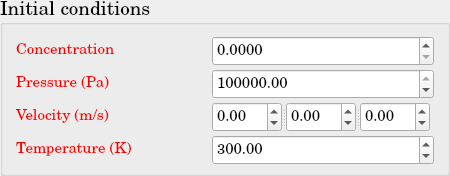
       <widget class="QGroupBox" name="DM_InitialCondition">
        <property name="minimumSize">
         <size>
          <width>450</width>
          <height>176</height>
         </size>
        </property>
        <property name="maximumSize">
         <size>
          <width>450</width>
          <height>176</height>
         </size>
        </property>
        <property name="font">
         <font>
          <family>Century Schoolbook L</family>
          <pointsize>14</pointsize>
          <weight>50</weight>
          <bold>false</bold>
         </font>
        </property>
        <property name="title">
         <string>Initial conditions</string>
        </property>
        <layout class="QGridLayout" name="gridLayout_67">
         <item row="0" column="0">
          <layout class="QGridLayout" name="gridLayout_66">
           <item row="0" column="0">
            <widget class="QLabel" name="DM_Concentration_IC">
             <property name="minimumSize">
              <size>
               <width>190</width>
               <height>30</height>
              </size>
             </property>
             <property name="maximumSize">
              <size>
               <width>190</width>
               <height>30</height>
              </size>
             </property>
             <property name="font">
              <font>
               <pointsize>11</pointsize>
              </font>
             </property>
             <property name="text">
              <string>&lt;html&gt;&lt;head/&gt;&lt;body&gt;&lt;p&gt;&lt;span style=&quot; color:#ff0000;&quot;&gt;Concentration&lt;/span&gt;&lt;/p&gt;&lt;/body&gt;&lt;/html&gt;</string>
             </property>
            </widget>
           </item>
           <item row="0" column="1">
            <widget class="QDoubleSpinBox" name="DM_Concentration_IC_doubleSpinBox">
             <property name="minimumSize">
              <size>
               <width>222</width>
               <height>30</height>
              </size>
             </property>
             <property name="maximumSize">
              <size>
               <width>222</width>
               <height>30</height>
              </size>
             </property>
             <property name="font">
              <font>
               <pointsize>11</pointsize>
              </font>
             </property>
             <property name="decimals">
              <number>4</number>
             </property>
             <property name="maximum">
              <double>1.000000000000000</double>
             </property>
             <property name="singleStep">
              <double>0.010000000000000</double>
             </property>
            </widget>
           </item>
           <item row="1" column="0">
            <widget class="QLabel" name="DM_Pressure_IC">
             <property name="minimumSize">
              <size>
               <width>190</width>
               <height>30</height>
              </size>
             </property>
             <property name="maximumSize">
              <size>
               <width>190</width>
               <height>30</height>
              </size>
             </property>
             <property name="font">
              <font>
               <pointsize>11</pointsize>
              </font>
             </property>
             <property name="text">
              <string>&lt;html&gt;&lt;head/&gt;&lt;body&gt;&lt;p&gt;&lt;span style=&quot; color:#ff0000;&quot;&gt;Pressure (Pa)&lt;/span&gt;&lt;/p&gt;&lt;/body&gt;&lt;/html&gt;</string>
             </property>
            </widget>
           </item>
           <item row="1" column="1">
            <widget class="QDoubleSpinBox" name="DM_Pressure_IC_doubleSpinBox">
             <property name="minimumSize">
              <size>
               <width>222</width>
               <height>30</height>
              </size>
             </property>
             <property name="maximumSize">
              <size>
               <width>222</width>
               <height>30</height>
              </size>
             </property>
             <property name="font">
              <font>
               <pointsize>11</pointsize>
              </font>
             </property>
             <property name="minimum">
              <double>1.000000000000000</double>
             </property>
             <property name="maximum">
              <double>1000000000.000000000000000</double>
             </property>
             <property name="value">
              <double>100000.000000000000000</double>
             </property>
            </widget>
           </item>
           <item row="2" column="0">
            <widget class="QLabel" name="DM_Velocity_IC">
             <property name="minimumSize">
              <size>
               <width>190</width>
               <height>30</height>
              </size>
             </property>
             <property name="maximumSize">
              <size>
               <width>190</width>
               <height>30</height>
              </size>
             </property>
             <property name="font">
              <font>
               <pointsize>11</pointsize>
              </font>
             </property>
             <property name="text">
              <string>&lt;html&gt;&lt;head/&gt;&lt;body&gt;&lt;p&gt;&lt;span style=&quot; color:#ff0000;&quot;&gt;Velocity (m/s)&lt;/span&gt;&lt;/p&gt;&lt;/body&gt;&lt;/html&gt;</string>
             </property>
            </widget>
           </item>
           <item row="2" column="1">
            <widget class="QSplitter" name="splitter_7">
             <property name="minimumSize">
              <size>
               <width>222</width>
               <height>30</height>
              </size>
             </property>
             <property name="orientation">
              <enum>Qt::Horizontal</enum>
             </property>
             <widget class="QDoubleSpinBox" name="DM_Velocity_1d_IC_doubleSpinBox">
              <property name="minimumSize">
               <size>
                <width>70</width>
                <height>30</height>
               </size>
              </property>
              <property name="maximumSize">
               <size>
                <width>70</width>
                <height>30</height>
               </size>
              </property>
              <property name="font">
               <font>
                <pointsize>11</pointsize>
               </font>
              </property>
              <property name="minimum">
               <double>-1000000000.000000000000000</double>
              </property>
              <property name="maximum">
               <double>1000000000.000000000000000</double>
              </property>
             </widget>
             <widget class="QDoubleSpinBox" name="DM_Velocity_2d_IC_doubleSpinBox">
              <property name="minimumSize">
               <size>
                <width>70</width>
                <height>30</height>
               </size>
              </property>
              <property name="maximumSize">
               <size>
                <width>70</width>
                <height>30</height>
               </size>
              </property>
              <property name="font">
               <font>
                <pointsize>11</pointsize>
               </font>
              </property>
              <property name="minimum">
               <double>-1000000000.000000000000000</double>
              </property>
              <property name="maximum">
               <double>1000000000.000000000000000</double>
              </property>
             </widget>
             <widget class="QDoubleSpinBox" name="DM_Velocity_3d_IC_doubleSpinBox">
              <property name="minimumSize">
               <size>
                <width>70</width>
                <height>30</height>
               </size>
              </property>
              <property name="maximumSize">
               <size>
                <width>70</width>
                <height>30</height>
               </size>
              </property>
              <property name="font">
               <font>
                <pointsize>11</pointsize>
               </font>
              </property>
              <property name="minimum">
               <double>-1000000000.000000000000000</double>
              </property>
              <property name="maximum">
               <double>1000000000.000000000000000</double>
              </property>
             </widget>
            </widget>
           </item>
           <item row="3" column="0">
            <widget class="QLabel" name="DM_Temperature_IC">
             <property name="minimumSize">
              <size>
               <width>190</width>
               <height>30</height>
              </size>
             </property>
             <property name="maximumSize">
              <size>
               <width>190</width>
               <height>30</height>
              </size>
             </property>
             <property name="font">
              <font>
               <pointsize>11</pointsize>
              </font>
             </property>
             <property name="text">
              <string>&lt;html&gt;&lt;head/&gt;&lt;body&gt;&lt;p&gt;&lt;span style=&quot; color:#ff0000;&quot;&gt;Temperature (K)&lt;/span&gt;&lt;/p&gt;&lt;/body&gt;&lt;/html&gt;</string>
             </property>
            </widget>
           </item>
           <item row="3" column="1">
            <widget class="QDoubleSpinBox" name="DM_Temperature_IC_doubleSpinBox">
             <property name="minimumSize">
              <size>
               <width>222</width>
               <height>30</height>
              </size>
             </property>
             <property name="maximumSize">
              <size>
               <width>222</width>
               <height>30</height>
              </size>
             </property>
             <property name="font">
              <font>
               <pointsize>11</pointsize>
              </font>
             </property>
             <property name="minimum">
              <double>200.000000000000000</double>
             </property>
             <property name="maximum">
              <double>1000000000.000000000000000</double>
             </property>
             <property name="value">
              <double>300.000000000000000</double>
             </property>
            </widget>
           </item>
          </layout>
         </item>
        </layout>
       </widget>
